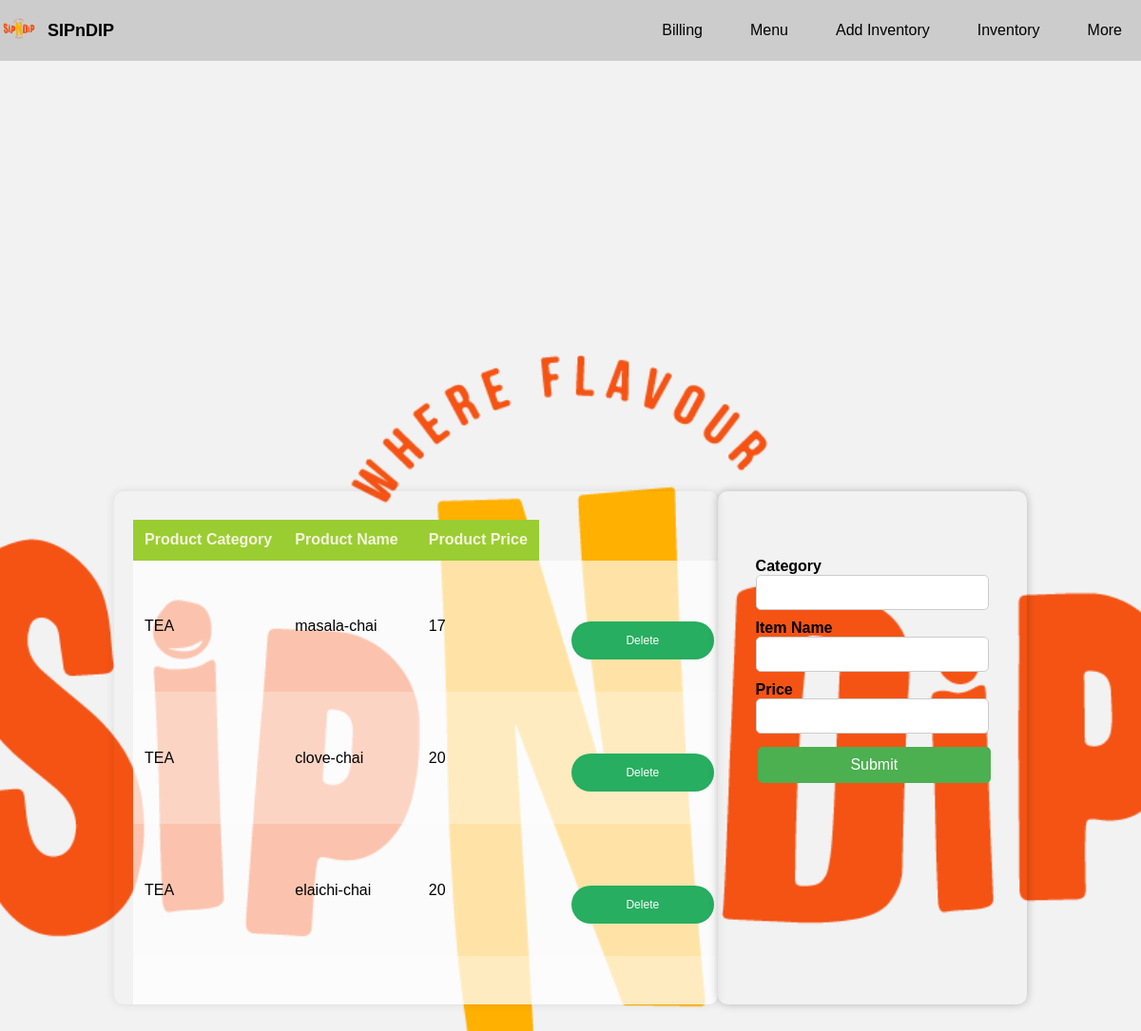
Page /update_menu (signed in) on the committed database.
### main.py (models this page shows, shortened)
class Menu(db.Model):
    id = db.Column(db.Integer, primary_key=True)
    product_category = db.Column(db.String(100))
    product_name = db.Column(db.String(100), unique=True)
    product_rate = db.Column(db.Integer)

### main.py (the view, shortened to what this page needs)
@app.route('/update_menu', methods=['POST', 'GET'])
@login_required
def update_menu():
    form = UpdateMenu()
    menu = Menu.query.all()
    return render_template('updatemenu.html', menu=menu, form=form)

### forms.py
class UpdateMenu(FlaskForm):
    Item = StringField('Item Name', validators=[DataRequired()])
    Category = StringField('Category', validators=[DataRequired()])
    Price = FloatField('Price', validators=[DataRequired(), NumberRange()])
    submit = SubmitField('Submit')

### main.py (called while the page is built)
@login_manager.user_loader
def load_user(user_id):
    return User.query.get(user_id)

### templates/updatemenu.html (shortened to what this page needs)
{% extends 'layout.html' %}
{% block content %}
    <div class="content-container">
        <section class="menu-section">
            <table>
                <thead>
                    <tr>
                        <th>Product Category</th>
                        <th>Product Name</th>
                        <th>Product Price</th>
                    </tr>
                </thead>
            <tbody>
                {% for item in menu %}
                   <tr>
                        <td>{{ item.product_category }}</td>
                        <td>{{ item.product_name }}</td>
                        <td>{{ item.product_rate }}</td>
                       <td>
                            <form method="POST" action="{{ url_for('delete_item', id=item.id) }}">
                                <button type="submit" class="delete-btn">Delete</button>
                            </form>
                        </td>
                    </tr>
                {% endfor %}
            </tbody>
            </table>
        </section>
        <section class="form-section">
            <form method="POST" id="menu-form">
                <div>
                    {{ form.Category.label }}
                    {{ form.Category }}
                </div>
                <div>
                    {{ form.Item.label }}
                    {{ form.Item }}
                </div>
                <div>
                    {{ form.Price.label }}
                    {{ form.Price }}
                </div>
                <div>
               {{ form.submit(style="color: white; background-color: #4CAF50; border: none; padding: 10px 20px; text-align: center; text-decoration: none; display: inline-block; font-size: 16px; margin: 4px 2px; cursor: pointer; border-radius: 5px;") }}
                </div>
            </form>
        </section>
    </div>
{% endblock %}

### static/css/style.css (style rules this page uses)
body { margin: 0; padding: 0; height: 100vh; display: flex; flex-direction: column; justify-content: center; align-items: center; background-color: rgba(0, 0, 0, 0.3); background-image: url('/static/img/sipndip.png'); background-size: cover; background-position: center; background-attachment: fixed; }
button { width: 150px; height: 40px; padding: 10px 20px; border: none; border-radius: 5px; cursor: pointer; font-size: 16px; }
form { display: flex; flex-direction: column; margin-top: 30px; gap: 10px; }
label { font-weight: bold; }
button { padding: 10px; background-color: #3498db; color: white; border: none; border-radius: 5px; cursor: pointer; }
button[type="submit"] { background-color: #27ae60; }
.content-container { display: flex; justify-content: space-around; width: 80%; }
.menu-section { background-color: transparent; padding: 20px; border-radius: 10px; box-shadow: 0 0 10px rgba(0, 0, 0, 0.1); width: 48%; overflow: auto; max-height: 500px; }
table { width: 100%; border-collapse: collapse; margin-top: 10px; }
th, td { padding: 12px; text-align: left; border-bottom: 1px solid transparent; }
th { background-color: yellowgreen; color: beige; }
tr:nth-child(even) { background-color: rgba(255, 255, 255, 0.75); }
tr:nth-child(odd) { background-color: rgba(255, 255, 255, 0.65); }
.form-section { background-color: transparent; padding: 20px; border-radius: 10px; box-shadow: 0 0 10px rgba(0, 0, 0, 0.25); width: 48%; }
form { padding: 20px; display: flex; flex-direction: column; gap: 10px; }
input[type="text"], textarea, input[type="number"] { width: 100%; padding: 10px; box-sizing: border-box; }
button { padding: 10px; border: none; border-radius: 5px; cursor: pointer; }
form { display: flex; flex-direction: column; gap: 10px; }
input { padding: 10px; box-sizing: border-box; width: 100%; border: 1px solid #ccc; border-radius: 5px; }
.delete-btn { color: white; background-color: #FF6347; border: none; padding: 5px 10px; text-align: center; text-decoration: none; display: inline-block; font-size: 12px; margin: 2px; cursor: pointer; border-radius: 34px; }

### templates/layout.html (style rules this page uses)
body { margin: 0; padding: 0; font-family: 'Arial', sans-serif; background-color: #f2f2f2; }

### templates/updatemenu.html (style rules this page uses)
.menu-section { background-color: transparent; padding: 20px; border-radius: 10px; box-shadow: 0 0 10px rgba(0, 0, 0, 0.1); width: 100%; overflow: auto; max-height: 500px; }
table { width: 100%; border-collapse: collapse; }
th, td { padding: 12px; text-align: left; border-bottom: 1px solid transparent; white-space: nowrap; }
th { background-color: yellowgreen; color: beige; }
tr:nth-child(even) { background-color: rgba(255, 255, 255, 0.75); }
tr:nth-child(odd) { background-color: rgba(255, 255, 255, 0.65); }

### rows in the picture
Menu: product_category "TEA", product_name "masala-chai", product_rate "17"
Menu: product_category "TEA", product_name "clove-chai", product_rate "20"
Menu: product_category "TEA", product_name "elaichi-chai", product_rate "20"
